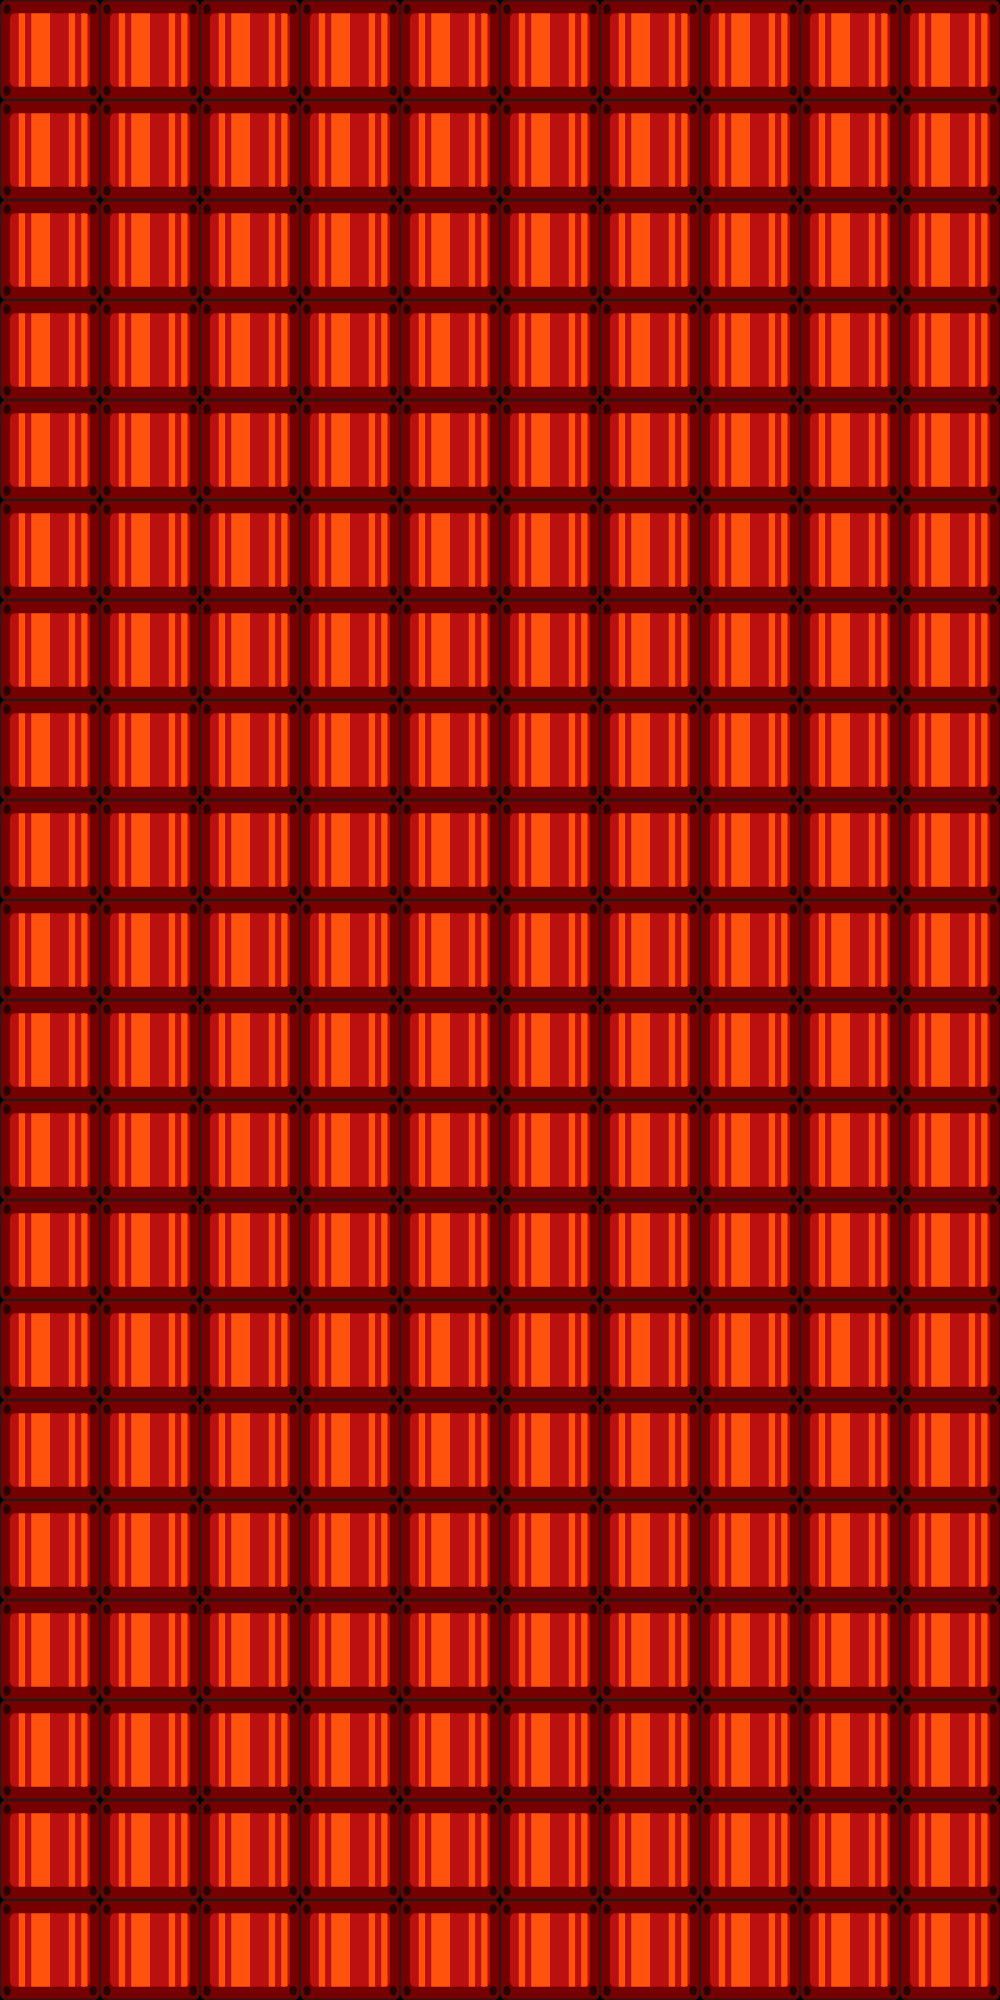

A level layout from a 2D game, rendered from its tile map. Below: a short description, then the map file with its tile-grid data intact:
An orthogonal 20x40 tile map with 50x50 px tiles, 1 tile layer (Warstwa Kafelków 1).

<map version="1.0" orientation="orthogonal" renderorder="left-down" width="20" height="40" tilewidth="50" tileheight="50" nextobjectid="1">
 <tileset firstgid="1" name="block4" tilewidth="50" tileheight="50" tilecount="4" columns="2">
  <image source="../gameObjects/block4.png" width="100" height="100" />
 </tileset>
 <layer name="Warstwa Kafelków 1" width="20" height="40">
  <data encoding="csv">
1,2,1,2,1,2,1,2,1,2,1,2,1,2,1,2,1,2,1,2,
3,4,3,4,3,4,3,4,3,4,3,4,3,4,3,4,3,4,3,4,
1,2,1,2,1,2,1,2,1,2,1,2,1,2,1,2,1,2,1,2,
3,4,3,4,3,4,3,4,3,4,3,4,3,4,3,4,3,4,3,4,
1,2,1,2,1,2,1,2,1,2,1,2,1,2,1,2,1,2,1,2,
3,4,3,4,3,4,3,4,3,4,3,4,3,4,3,4,3,4,3,4,
1,2,1,2,1,2,1,2,1,2,1,2,1,2,1,2,1,2,1,2,
3,4,3,4,3,4,3,4,3,4,3,4,3,4,3,4,3,4,3,4,
1,2,1,2,1,2,1,2,1,2,1,2,1,2,1,2,1,2,1,2,
3,4,3,4,3,4,3,4,3,4,3,4,3,4,3,4,3,4,3,4,
1,2,1,2,1,2,1,2,1,2,1,2,1,2,1,2,1,2,1,2,
3,4,3,4,3,4,3,4,3,4,3,4,3,4,3,4,3,4,3,4,
1,2,1,2,1,2,1,2,1,2,1,2,1,2,1,2,1,2,1,2,
3,4,3,4,3,4,3,4,3,4,3,4,3,4,3,4,3,4,3,4,
1,2,1,2,1,2,1,2,1,2,1,2,1,2,1,2,1,2,1,2,
3,4,3,4,3,4,3,4,3,4,3,4,3,4,3,4,3,4,3,4,
1,2,1,2,1,2,1,2,1,2,1,2,1,2,1,2,1,2,1,2,
3,4,3,4,3,4,3,4,3,4,3,4,3,4,3,4,3,4,3,4,
1,2,1,2,1,2,1,2,1,2,1,2,1,2,1,2,1,2,1,2,
3,4,3,4,3,4,3,4,3,4,3,4,3,4,3,4,3,4,3,4,
1,2,1,2,1,2,1,2,1,2,1,2,1,2,1,2,1,2,1,2,
3,4,3,4,3,4,3,4,3,4,3,4,3,4,3,4,3,4,3,4,
1,2,1,2,1,2,1,2,1,2,1,2,1,2,1,2,1,2,1,2,
3,4,3,4,3,4,3,4,3,4,3,4,3,4,3,4,3,4,3,4,
1,2,1,2,1,2,1,2,1,2,1,2,1,2,1,2,1,2,1,2,
3,4,3,4,3,4,3,4,3,4,3,4,3,4,3,4,3,4,3,4,
1,2,1,2,1,2,1,2,1,2,1,2,1,2,1,2,1,2,1,2,
3,4,3,4,3,4,3,4,3,4,3,4,3,4,3,4,3,4,3,4,
1,2,1,2,1,2,1,2,1,2,1,2,1,2,1,2,1,2,1,2,
3,4,3,4,3,4,3,4,3,4,3,4,3,4,3,4,3,4,3,4,
1,2,1,2,1,2,1,2,1,2,1,2,1,2,1,2,1,2,1,2,
3,4,3,4,3,4,3,4,3,4,3,4,3,4,3,4,3,4,3,4,
1,2,1,2,1,2,1,2,1,2,1,2,1,2,1,2,1,2,1,2,
3,4,3,4,3,4,3,4,3,4,3,4,3,4,3,4,3,4,3,4,
1,2,1,2,1,2,1,2,1,2,1,2,1,2,1,2,1,2,1,2,
3,4,3,4,3,4,3,4,3,4,3,4,3,4,3,4,3,4,3,4,
1,2,1,2,1,2,1,2,1,2,1,2,1,2,1,2,1,2,1,2,
3,4,3,4,3,4,3,4,3,4,3,4,3,4,3,4,3,4,3,4,
1,2,1,2,1,2,1,2,1,2,1,2,1,2,1,2,1,2,1,2,
3,4,3,4,3,4,3,4,3,4,3,4,3,4,3,4,3,4,3,4
</data>
 </layer>
 <objectgroup name="Warstwa Obiektu 1" />
</map>